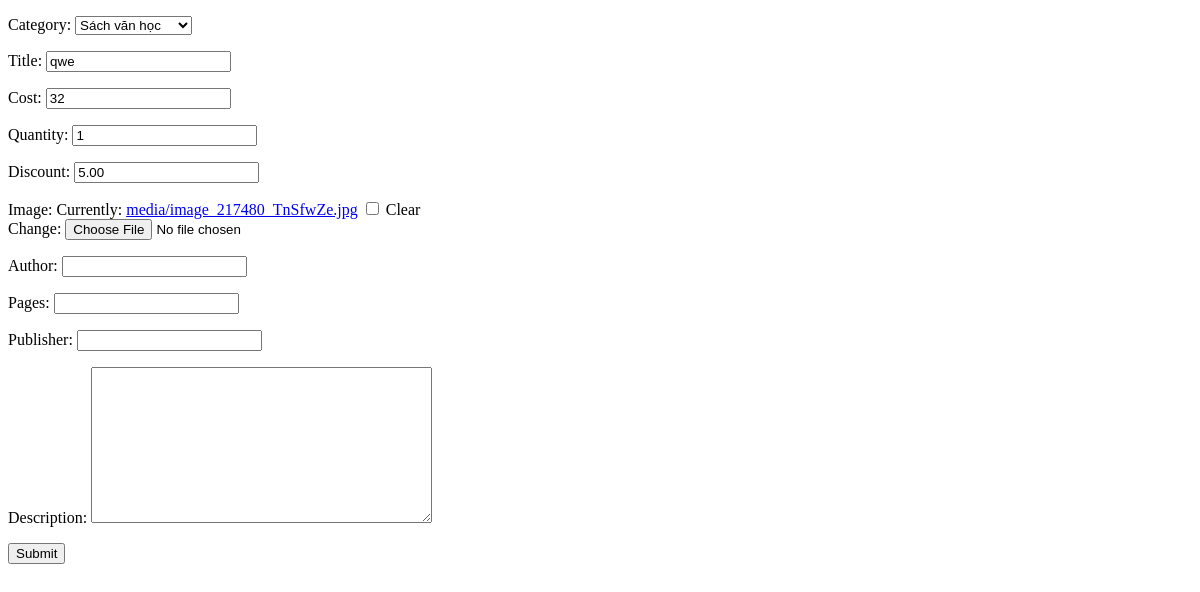
The page /update_product/23/ on the database as committed earlier.
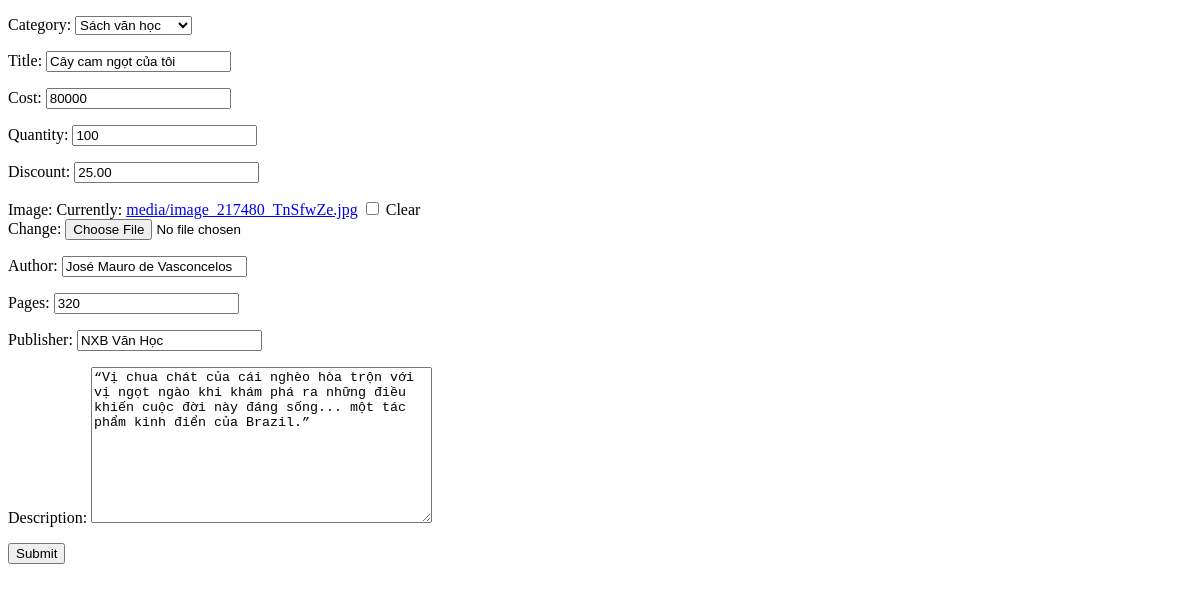
The same page on the database as committed later.
### product/models.py (models this page shows, shortened)
class Product(models.Model):
    category = models.ForeignKey(Category, related_name='products', on_delete=models.CASCADE)
    title = models.CharField(max_length=100)
    cost = models.PositiveIntegerField(null=True, blank=True)
    quantity = models.PositiveIntegerField(null=True, blank=True)
    discount = models.DecimalField(default=0, max_digits=5, decimal_places=2)
    image = models.ImageField(upload_to='media',null=True, blank=True)
    author =  models.CharField(max_length=50,null=True, blank=True)
    pages = models.PositiveIntegerField(null=True, blank=True)
    publisher = models.CharField(max_length=100,null=True, blank=True)
    description = models.TextField(null=True, blank=True)

### product/views.py (the view, shortened to what this page needs)
# urls.py: path('update_product/<int:id>/',views.update_product,name='update_product'),
def update_product(request, id):
    sp = Product.objects.get(pk=id)
    pr = Product_create_form(instance=sp)
    return render (request, 'product/create_product.html',{'sp':sp,'pr':pr})

### product/forms.py
class Product_create_form(ModelForm):
    class Meta:
        model= Product
        fields = '__all__'

### product/models.py (called while the page is built)
    def __str__(self):
        return self.name

### product/templates/product/create_product.html (shortened to what this page needs)
<!DOCTYPE html>
<html lang="en">
<head>
</head>
<body>
    <form action="{% url 'product:create_product' %}", method="post", enctype="multipart/form-data">
        {{pr.as_p}}
        <button type="submit">Submit</button>
    </form>
</body>
</html>

Rows that differ between the two databases and show on the page:
changed Product "Sách văn học": title "qwe" → "Cây cam ngọt của tôi"; cost "32" → "80000"; quantity "1" → "100"; discount "5.00" → "25.00"; author (not shown) → "José Mauro de Vasconcelos"; pages (not shown) → "320"; publisher (not shown) → "NXB Văn Học"; description (not shown) → "“Vị chua chát của cái nghèo hòa trộn với vị ngọt ngào khi khám phá ra những điều khiến cuộc đời này đáng sống... một tác phẩm kinh điển của Brazil.”"
